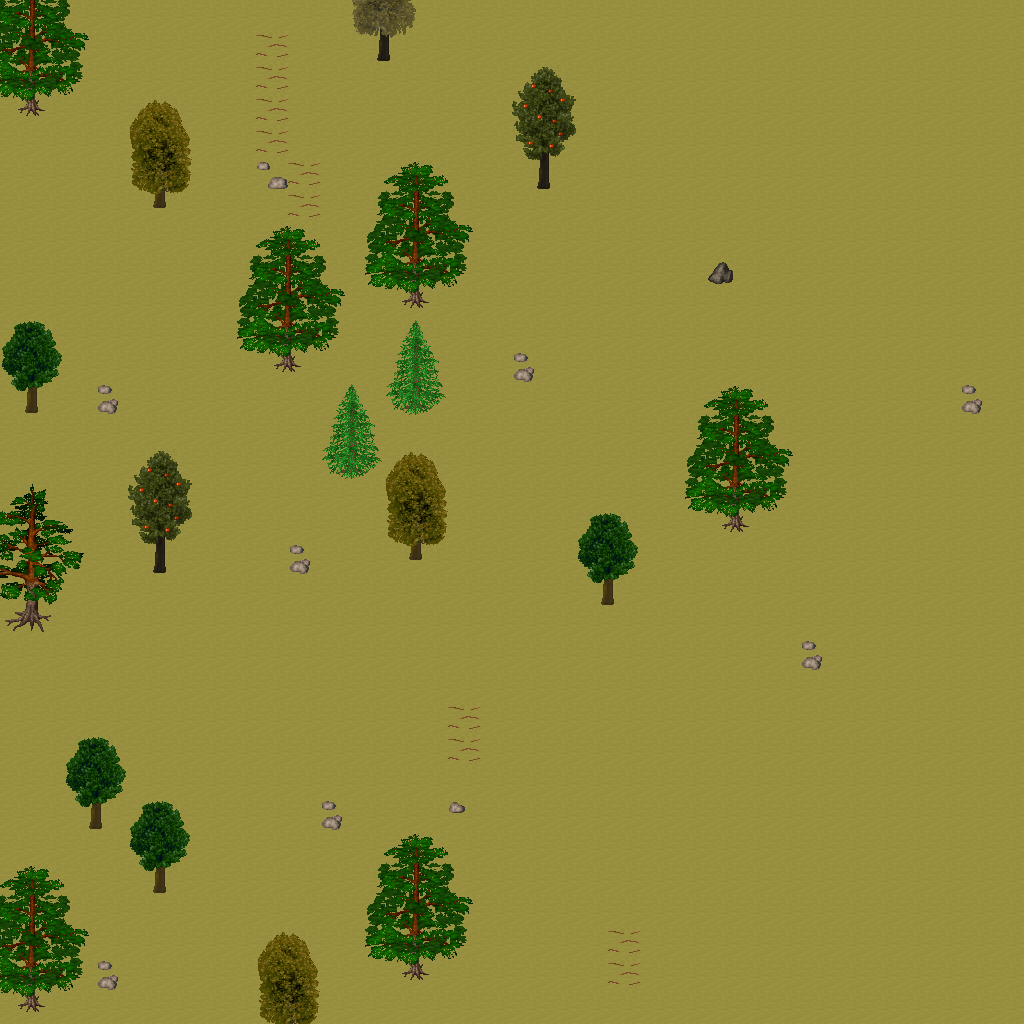

The image is a tile-based game level rendered from a .tmx file. Its description and source (layers, tilesets, objects; grid data summarised) follow:
An orthogonal 32x32 tile map with 32x32 px tiles, 5 tile layers (Ground, Objects, Objects2, Above, ...), 1 hidden layer not drawn, 34 tilesets.

<map version="1.10" tiledversion="1.11.0" orientation="orthogonal" renderorder="right-down" width="32" height="32" tilewidth="32" tileheight="32" infinite="0" nextlayerid="11" nextobjectid="1">
 <tileset firstgid="1" name="ground_ground" tilewidth="32" tileheight="32" tilecount="33" columns="3">
  <image source="../drawable/ground_ground.png" width="96" height="352" />
 </tileset>
 <tileset firstgid="34" name="ground_rock_pebbles" tilewidth="32" tileheight="32" tilecount="3" columns="1">
  <image source="../drawable/ground_rock_pebbles.png" width="32" height="96" />
 </tileset>
 <tileset firstgid="37" name="ground_grass_edges" tilewidth="32" tileheight="32" tilecount="36" columns="12">
  <image source="../drawable/ground_grass_edges.png" width="384" height="96" />
 </tileset>
 <tileset firstgid="73" name="plant_flower_daisy_white" tilewidth="32" tileheight="32" tilecount="8" columns="2">
  <image source="../drawable/plant_flower_daisy_white.png" width="64" height="128" />
 </tileset>
 <tileset firstgid="81" name="ground_ridge_earth_dark" tilewidth="32" tileheight="32" tilecount="96" columns="12">
  <image source="../drawable/ground_ridge_earth_dark.png" width="384" height="256" />
 </tileset>
 <tileset firstgid="177" name="plant_grasses" tilewidth="32" tileheight="32" tilecount="6" columns="3">
  <image source="../drawable/plant_grasses.png" width="96" height="64" />
 </tileset>
 <tileset firstgid="183" name="ground_earth_edges" tilewidth="32" tileheight="32" tilecount="18" columns="6">
  <image source="../drawable/ground_earth_edges.png" width="192" height="96" />
 </tileset>
 <tileset firstgid="201" name="item_statue_green_stone_3" tilewidth="32" tileheight="32" tilecount="3" columns="1">
  <image source="../drawable/item_statue_green_stone_3.png" width="32" height="96" />
 </tileset>
 <tileset firstgid="204" name="ground_rock_rocks_2" tilewidth="32" tileheight="32" tilecount="4" columns="2">
  <image source="../drawable/ground_rock_rocks_2.png" width="64" height="64" />
 </tileset>
 <tileset firstgid="208" name="item_corpse_huge_animal" tilewidth="32" tileheight="32" tilecount="16" columns="2">
  <image source="../drawable/item_corpse_huge_animal.png" width="64" height="256" />
 </tileset>
 <tileset firstgid="224" name="item_statue_green_stone" tilewidth="32" tileheight="32" tilecount="12" columns="4">
  <image source="../drawable/item_statue_green_stone.png" width="128" height="96" />
 </tileset>
 <tileset firstgid="236" name="logic_creature_animal" tilewidth="32" tileheight="32" tilecount="32" columns="8">
  <image source="../drawable/logic_creature_animal.png" width="256" height="128" />
 </tileset>
 <tileset firstgid="268" name="logic_collision" tilewidth="32" tileheight="32" tilecount="1" columns="1">
  <image source="../drawable/logic_collision.png" width="32" height="32" />
 </tileset>
 <tileset firstgid="269" name="plant_tree_taller_trees" tilewidth="32" tileheight="32" tilecount="32" columns="8">
  <image source="../drawable/plant_tree_taller_trees.png" width="256" height="128" />
 </tileset>
 <tileset firstgid="301" name="plant_tree_spruce" tilewidth="32" tileheight="32" tilecount="6" columns="2">
  <image source="../drawable/plant_tree_spruce.png" width="64" height="96" />
 </tileset>
 <tileset firstgid="307" name="plant_bush_bush_mult_colored" tilewidth="32" tileheight="32" tilecount="6" columns="3">
  <image source="../drawable/plant_bush_bush_mult_colored.png" width="96" height="64" />
 </tileset>
 <tileset firstgid="313" name="plant_bush_bush_pinks" tilewidth="32" tileheight="32" tilecount="4" columns="2">
  <image source="../drawable/plant_bush_bush_pinks.png" width="64" height="64" />
 </tileset>
 <tileset firstgid="317" name="plant_flower_flower_bed_1" tilewidth="32" tileheight="32" tilecount="35" columns="7">
  <image source="../drawable/plant_flower_flower_bed_1.png" width="224" height="160" />
 </tileset>
 <tileset firstgid="352" name="plant_flower_small_flower_bed" tilewidth="32" tileheight="32" tilecount="12" columns="3">
  <image source="../drawable/plant_flower_small_flower_bed.png" width="96" height="128" />
 </tileset>
 <tileset firstgid="364" name="plant_flower_small_flower_bed_2" tilewidth="32" tileheight="32" tilecount="12" columns="3">
  <image source="../drawable/plant_flower_small_flower_bed_2.png" width="96" height="128" />
 </tileset>
 <tileset firstgid="376" name="furniture_chair_bench_wooden" tilewidth="32" tileheight="32" tilecount="8" columns="2">
  <image source="../drawable/furniture_chair_bench_wooden.png" width="64" height="128" />
 </tileset>
 <tileset firstgid="384" name="building_decoration_pool" tilewidth="32" tileheight="32" tilecount="9" columns="3">
  <image source="../drawable/building_decoration_pool.png" width="96" height="96" />
 </tileset>
 <tileset firstgid="393" name="building_decoration_stone_details" tilewidth="32" tileheight="32" tilecount="4" columns="2">
  <image source="../drawable/building_decoration_stone_details.png" width="64" height="64" />
 </tileset>
 <tileset firstgid="397" name="building_decoration_orbpedestal" tilewidth="32" tileheight="32" tilecount="2" columns="1">
  <image source="../drawable/building_decoration_orbpedestal.png" width="32" height="64" />
 </tileset>
 <tileset firstgid="399" name="object_birds" tilewidth="32" tileheight="32" tilecount="4" columns="2">
  <image source="../drawable/object_birds.png" width="64" height="64" />
 </tileset>
 <tileset firstgid="403" name="building_gazebo" tilewidth="32" tileheight="32" tilecount="21" columns="3">
  <image source="../drawable/building_gazebo.png" width="96" height="224" />
 </tileset>
 <tileset firstgid="424" name="ground_green_paving" tilewidth="32" tileheight="32" tilecount="18" columns="3">
  <image source="../drawable/ground_green_paving.png" width="96" height="192" />
 </tileset>
 <tileset firstgid="442" name="plant_tree_pine_tree" tilewidth="32" tileheight="32" tilecount="20" columns="4">
  <image source="../drawable/plant_tree_pine_tree.png" width="128" height="160" />
 </tileset>
 <tileset firstgid="462" name="plant_tree_pine_tree_1" tilewidth="32" tileheight="32" tilecount="20" columns="4">
  <image source="../drawable/plant_tree_pine_tree_1.png" width="128" height="160" />
 </tileset>
 <tileset firstgid="482" name="plant_tree_cherry_blossom_tree" tilewidth="32" tileheight="32" tilecount="9" columns="3">
  <image source="../drawable/plant_tree_cherry_blossom_tree.png" width="96" height="96" />
 </tileset>
 <tileset firstgid="491" name="logic_item_fruits" tilewidth="32" tileheight="32" tilecount="16" columns="8">
  <image source="../drawable/logic_item_fruits.png" width="256" height="64" />
 </tileset>
 <tileset firstgid="507" name="plant_bushes_and_trees" tilewidth="32" tileheight="32" tilecount="144" columns="16">
  <image source="../drawable/plant_bushes_and_trees.png" width="512" height="289" />
 </tileset>
 <tileset firstgid="651" name="plant_bush_leafy" tilewidth="32" tileheight="32" tilecount="48" columns="8">
  <image source="../drawable/plant_bush_leafy.png" width="256" height="192" />
 </tileset>
 <tileset firstgid="699" name="plant_bush_flowering" tilewidth="32" tileheight="32" tilecount="72" columns="8">
  <image source="../drawable/plant_bush_flowering.png" width="256" height="288" />
 </tileset>
 <layer id="1" name="Ground" width="32" height="32">
  <data>[1024 cells, 1024 non-empty, 1 distinct tile ids]</data>
 </layer>
 <layer id="2" name="Objects" width="32" height="32">
  <data>[1024 cells, 55 non-empty, 18 distinct tile ids]</data>
 </layer>
 <layer id="3" name="Objects2" width="32" height="32">
  <data>[1024 cells, 1 non-empty, 1 distinct tile ids]</data>
 </layer>
 <layer id="4" name="Above" width="32" height="32">
  <data>[1024 cells, 145 non-empty, 49 distinct tile ids]</data>
 </layer>
 <layer id="5" name="Above2" width="32" height="32">
  <data>[1024 cells, 0 non-empty, 0 distinct tile ids]</data>
 </layer>
 <layer id="6" name="Walkable" width="32" height="32" visible="0">
  <data>[1024 cells, 37 non-empty, 1 distinct tile ids]</data>
 </layer>
 <objectgroup id="7" name="Mapevents" />
 <objectgroup id="8" name="Spawn" />
 <objectgroup id="9" name="Keys" />
 <objectgroup id="10" name="Replace" />
</map>
